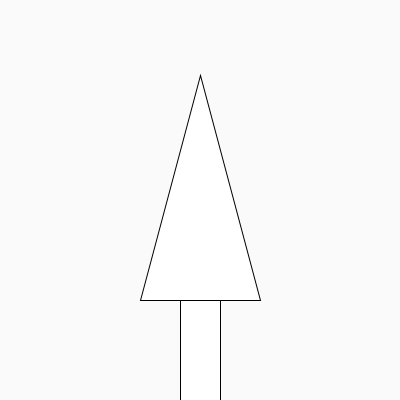
Frame 1 (no input)
Frame 60 (the mouse pressed at the canvas centre just before this capture): identical to frame 1, image omitted
Frame 120 (the mouse held since frame 60 and released just before this capture): identical to frame 1, image omitted

The Processing sketch that drew this single still picture (run headless with seeded random() and noise(); from frame 60 on, the mouse is pressed at the canvas centre):

// Processing sketch: Vopdr9_9
// ── Vopdr9_9.pde


void setup(){
  size(400,400);
  
}

void draw(){
  background(250,250,250);
  drawStem(180,300,40,100);
  drawTree(140,300,260,300,200,75);
}

void drawTree (int x1, int y1, int x2, int y2, int x3, int y3){
  triangle(x1,y1,x2,y2,x3,y3);
}

void drawStem (int x, int y, int w, int h){
  rect(x,y,w,h);
}
